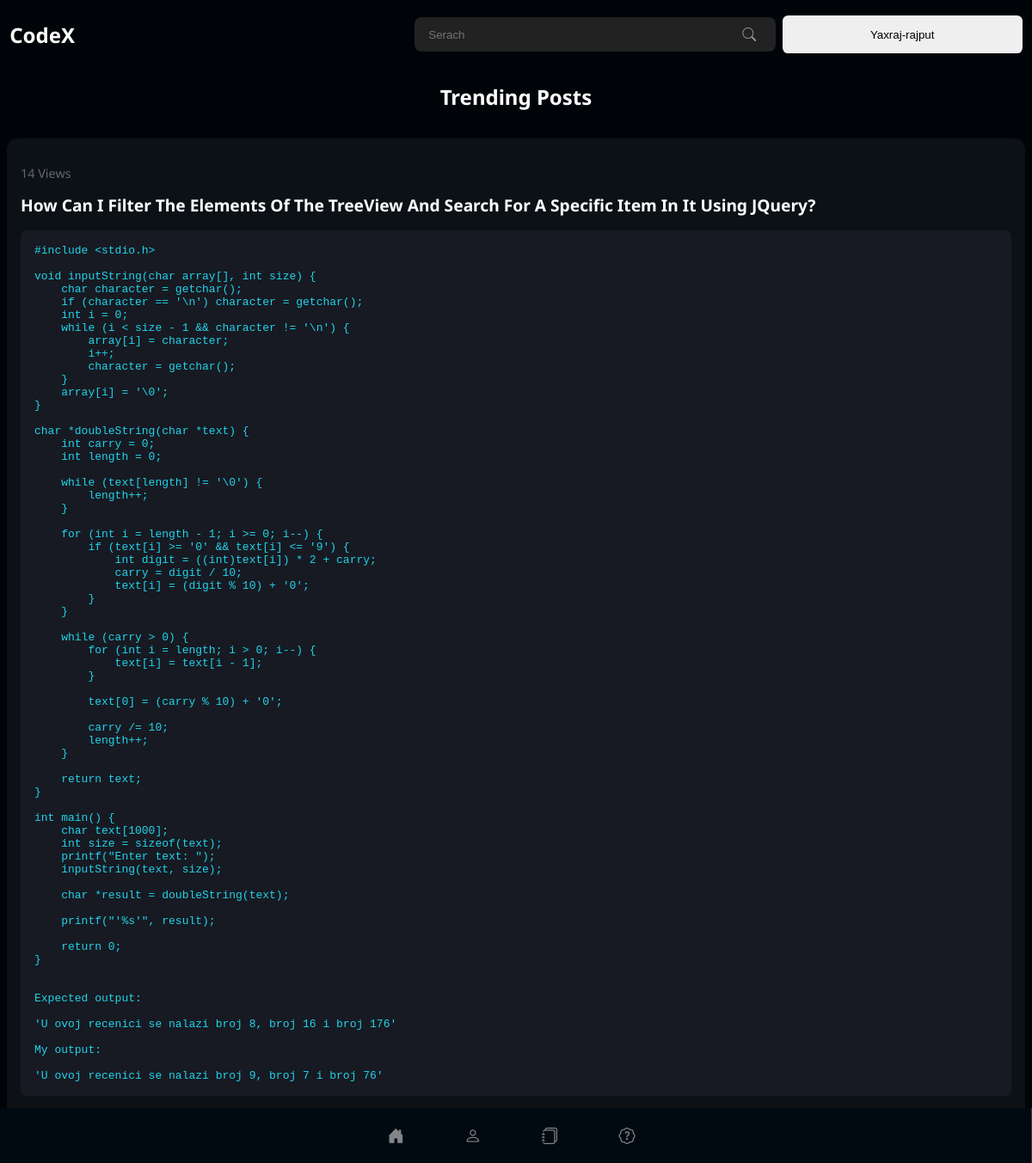
The page /articles (signed in) on the database its author committed.
### app.py (models this page shows, shortened)
class User(UserMixin, db.Model):
    id = db.Column(db.Integer, primary_key=True)
    username = db.Column(db.String(30), unique=True)
    email = db.Column(db.String(50), unique=True)
    password = db.Column(db.String(80))
    dob = db.Column(db.Integer)
    tech_stack = db.Column(db.String(80))
    bio = db.Column(db.Text(500))
    occupation = db.Column(db.String(80))
    location = db.Column(db.String(80))
    profile_pic = db.Column(db.String(80), default='default.png')
    github = db.Column(db.String(80))
    linkedin = db.Column(db.String(80))
    twitter = db.Column(db.String(80))
    facebook = db.Column(db.String(80))
    instagram = db.Column(db.String(80))
    website = db.Column(db.String(80))
    created_at = db.Column(db.DateTime, default=datetime.utcnow)
    status = db.Column(db.String(80), default='active')

class Articles(db.Model):
    article_id = db.Column(db.Integer, primary_key=True)
    title = db.Column(db.String(200), nullable=False)
    description = db.Column(db.Text, nullable=False)
    code_snippet = db.Column(db.Text, nullable=True)
    post_by = db.Column(db.String(200), nullable=False)
    date_time = db.Column(db.DateTime, default=datetime.utcnow)
    likes = db.Column(db.Integer, default=0)
    genre = db.Column(db.String(200), nullable=True)
    tags = db.Column(db.String(200), nullable=True)
    views = db.Column(db.Integer, default=0)
    updated_at = db.Column(db.DateTime, onupdate=datetime.utcnow)
    status = db.Column(db.String(200), nullable=False, default='draft')

### app.py (the view)
@app.route("/articles", methods=['GET', 'POST'])
def articles():
    AllArticles = Articles.query.all()
    return render_template("articles.html", allArticles=AllArticles)

### app.py (called while the page is built)
@login_manager.user_loader
def load_user(user_id):
    return User.query.get(int(user_id))

### templates/articles.html (shortened to what this page needs)
{% extends 'base.html' %}
{% block title %} Articles {% endblock title %} {% block bodyblock %}
<div class="wrapper">
    {% include 'sidebar.html' %}
<div class="articles-div-main">
    <h2 style="color: #fff; ">Trending Posts</h2>
    {% for article in allArticles %}
  <div class="article-card" style="width: 100%;">
    <a style="text-decoration: none;" href="/article/{{article.article_id}}">
      <div class="top-bar">
        <span class="views">{{ article.views }} Views</span>
        <div class="buttons">
        </div></div
    >
    <h2 class="title">{{ article.title }}</h2>
    <pre class="code-snippet">{{ article.code_snippet }}</pre>
    <p class="posted-by">
    </p>
    <p class="status"><strong>Status:</strong> {{ article.status }}</p>
  </div></a>
  {% endfor %}
</div></div>
{% endblock bodyblock %}

### templates/base.html (shortened to what this page needs)
<!DOCTYPE html>
<html lang="en">
  <head>
    <link rel="stylesheet" href="../static/styles/style.css" />
    <link
      rel="stylesheet"
      href="https://cdn.jsdelivr.net/npm/bootstrap-icons@1.11.2/font/bootstrap-icons.min.css"
    />
  </head>
  <body>
    <div class="navbar">
      <div class="left">
        <div class="logo">
          <h2 style="color: #fff">CodeX</h2>
        </div>
      </div>
      <div class="right">
        <div class="search">
          <input type="text" placeholder="Serach" /><i class="bi bi-search"></i>
        </div>
        <div class="buttons">
          <button class="login-btn">
            {% if current_user.is_authenticated %}<a
              style="text-decoration: none; color: #000"
              href="/profile"
            >
              {{ current_user.username }}</a
            >
            {% else %}
            <a style="text-decoration: none; color: #000" href="/login"
              >Sign In</a
            >
            {% endif %}
          </button>
        </div>
      </div>
    </div>
    {% block bodyblock %} {% endblock bodyblock %}
  </body>
</html>

### static/styles/style.css (style rules this page uses)
* { margin: 0; padding: 0; box-sizing: border-box; }
body { background-color: #000408; font-family: "Noto Sans", sans-serif; overflow-x: hidden; }
.navbar { width: 100%; height: 5rem; z-index: 999999999; padding: 0rem 3rem; display: flex; align-items: center; justify-content: space-between; position: fixed; background-color: #000408; }
.navbar .left { width: 30%; height: 100%; display: flex; justify-content: flex-end; align-items: center; }
.navbar .left .logo { width: 100%; height: 100%; display: flex; justify-content: flex-start; align-items: center; }
.navbar .right { width: 30%; height: 100%; display: flex; align-items: center; justify-content: flex-end; }
.navbar .right .search { width: 60%; height: 2.5rem; display: flex; align-items: center; background-color: #222; padding: 0rem 1rem; border-radius: 0.5rem; }
.navbar .right .search input { width: 100%; background-color: #222; outline: none; border: none; color: #fff; }
.navbar .right .search .bi-search { color: #fff; padding: 0.4rem; opacity: 50%; }
.navbar .right .buttons { display: flex; align-items: center; }
.navbar .right .buttons .login-btn { padding: 0.8rem 1.6rem; border: none; outline: none; border-radius: 0.4rem; }
@media (max-width: 1200px) { .navbar { padding: 0.7rem; } }
@media (max-width: 1200px) { .navbar .left { width: 30%; height: 100%; } }
@media (max-width: 1200px) { .navbar .right { width: 60%; gap: 0.5rem; } }
@media (max-width: 1200px) { .navbar .right .search { width: 60%; } }
@media (max-width: 1200px) { .navbar .right .buttons { width: 40%; } }
@media (max-width: 1200px) { .navbar .right .buttons .login-btn { width: 100%; padding: 0.9rem 0.3rem; text-wrap: nowrap; overflow: hidden; } }
.wrapper { width: 100%; display: flex; height: 100%; position: static; }
.wrapper .articles-div-main { width: 100%; height: 100vh; overflow-y: scroll; padding: 2rem; padding-top: 6rem; gap: 2rem; display: flex; flex-direction: column; align-items: center; }
.wrapper .articles-div-main .article-card { background-color: #0c1116; display: flex; flex-direction: column; width: 60%; padding: 2rem; gap: 1rem; padding-top: 0rem; border-radius: 1rem; }
.wrapper .articles-div-main .article-card .top-bar { width: 100%; height: 3rem; display: flex; justify-content: space-between; align-items: center; }
.wrapper .articles-div-main .article-card .top-bar .views { color: rgba(255, 255, 255, 0.3568627451); font-size: 0.9rem; }
.wrapper .articles-div-main .article-card .top-bar .buttons { display: flex; gap: 0.4rem; }
.wrapper .articles-div-main .article-card h2 { margin-top: 0; color: #ffffff; text-transform: capitalize; margin-bottom: 1rem; }
.wrapper .articles-div-main .article-card p { color: #fff; }
.wrapper .articles-div-main .article-card .code-snippet { font-family: monospace; padding: 1rem; border-radius: 0.5rem; background-color: #171a22; color: #22d3eb; margin-bottom: 1rem; }
.wrapper .articles-div-main .article-card .posted-by { color: rgba(255, 255, 255, 0.4235294118); font-size: 0.9rem; }
.wrapper .articles-div-main .article-card .status { color: #fff; font-size: 0.9rem; }
@media (max-width: 1200px) { .wrapper .articles-div-main { padding: 0.5rem; padding-top: 6rem; } }
@media (max-width: 1200px) { .wrapper .articles-div-main .article-card { background-color: #0c1116; display: flex; flex-direction: column; width: 100%; padding: 1rem; border-radius: 0.8rem; } }
@media (max-width: 1200px) { .wrapper .articles-div-main .article-card h2 { font-size: 1.2rem; } }
@media (max-width: 1200px) { .wrapper .articles-div-main .article-card .code-snippet { overflow-x: scroll; } }

### rows shown on the page
User: username "Yaxraj-rajput"
Articles: views "14", title "How Can I Filter The Elements Of The TreeView And Search For A Specific Item In It Using JQuery?", code_snippet "#include <stdio.h> void inputString(char array[], int size) { char character = getchar(); if (character == '\\n') character = getchar(); int i = 0; while (i < size - 1 && character != '\\n') { array[i] = character; i++; character = getchar(); } array[i] = '\\0'; } char *doubleString(char *text) { int carry = 0; int length = 0; while (text[length] != '\\0') { length++; } for (int i = length - 1; i >= 0; i--) { if (text[i] >= '0' && text[i] <= '9') { int digit = ((int)text[i]) * 2 + carry; carry = digit / 10; text[i] = (digit % 10) + '0'; } } while (carry > 0) { for (int i = length; i > 0; i--) { text[i] = text[i - 1]; } text[0] = (carry % 10) + '0'; carry /= 10; length++; } return text; } int…"
